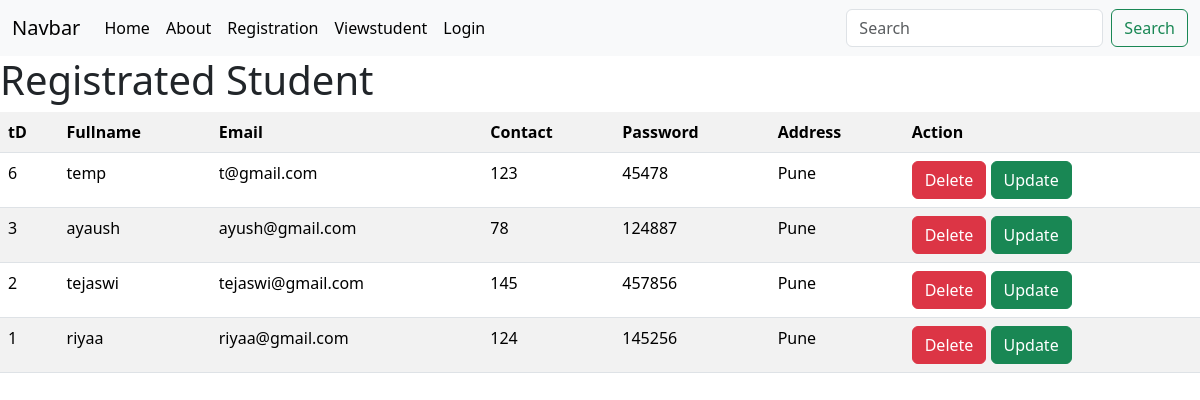
Page /viewstudent/ on the committed database.
### student/models.py (models this page shows)
class reg(models.Model):
    name=models.CharField(max_length=40)
    email=models.CharField(max_length=30)
    password=models.CharField(max_length=15)
    contact=models.CharField(max_length=40)
    address=models.CharField(max_length=100,default='Pune')

### student/views.py (the view)
# urls.py: path('viewstudent/', views.viewstudent, name='viewstudent'),
def viewstudent(request):
    data=reg.objects.all().order_by('-id')
    return render(request,"viewstudent.html",{'data':data})

### templates/viewstudent.html (shortened to what this page needs)
<!DOCTYPE html>
<html lang="en">
<head>
    <link rel="stylesheet" href="https://cdn.jsdelivr.net/npm/bootstrap@5.3.8/dist/css/bootstrap.min.css">
</head>
<body>
    {% include "nav.html" %}
    <h1>Registrated Student</h1>
    <table class="table table-striped">
        <tr>
            <th>tD</th>
            <th>Fullname</th>
            <th>Email</th>
            <th>Contact</th>
            <th>Password</th>
            <th>Address</th>
            <th>Action</th>
        </tr>
        {% for i in data %}
        <tr>
            <td>{{i.id}}</td>
            <td>{{i.name}}</td>
            <td>{{i.email}}</td>
            <td>{{i.password}}</td>
            <td>{{i.contact}}</td>
            <td>{{i.address}}</td>
            <td>
                <a href="/deletestudent/{{i.id}}" class="btn btn-danger">Delete</a>
                <a href="/updatestudent/{{i.id}}" class="btn btn-success">Update</a>
            </td>
        </tr>
        {%endfor%}
    </table>
</body>
</html>

### rows in the picture
reg: id "6", name "temp", email "t@gmail.com", password "123", contact "45478", address "Pune"
reg: id "3", name "ayaush", email "ayush@gmail.com", password "78", contact "124887", address "Pune"
reg: id "2", name "tejaswi", email "tejaswi@gmail.com", password "145", contact "457856", address "Pune"
reg: id "1", name "riyaa", email "riyaa@gmail.com", password "124", contact "145256", address "Pune"
